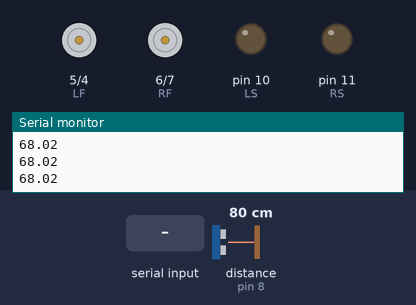
This sketch was run on a simulated Arduino Uno, built with avr-gcc and run on an emulated ATmega328P. Shown: motor-driver pin pairs drawn as motors (green arrow = first pin HIGH = forward, orange = second pin HIGH = backward, longer = more drive), output pins drawn as LEDs (lit = HIGH), the last lines printed to the serial monitor. Wiring (inferred from the names in the program): ultrasonic range finder: trigger pin 9; echo pin 8. The inputs (shaded band) are chosen by the test bench; at power-on: distance to the obstacle (sensor on pin 8) 80 cm. The echo pulse lasts 58.3 µs per cm; pins used as bus, display or sensor lines are not drawn.

Above: at 1.2 s.
1.3 s: "W\n" received over Serial
At 2.2 s:
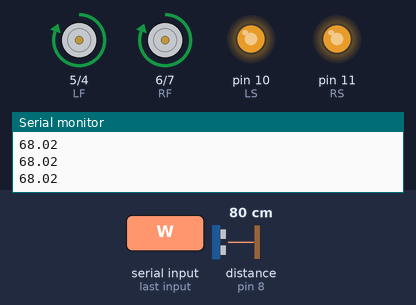
2.8 s: distance to the obstacle (sensor on pin 8) set to 16 cm
4.3 s: distance to the obstacle (sensor on pin 8) set to 13 cm
At 5.4 s:
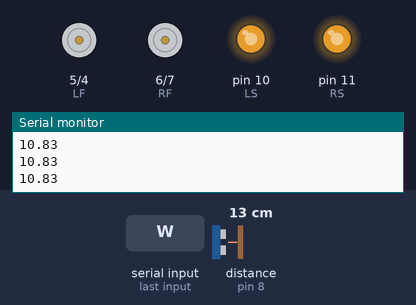
5.8 s: byte 83 ('S') received over Serial
At 7.0 s:
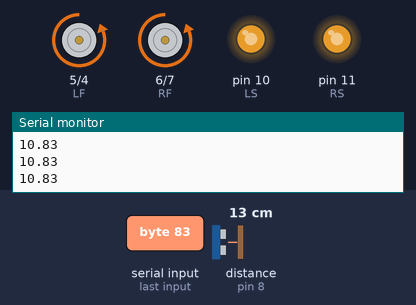
7.3 s: byte 65 ('A') received over Serial
At 8.5 s:
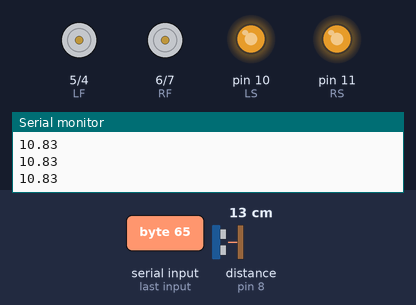
8.8 s: byte 68 ('D') received over Serial
At 9.9 s:
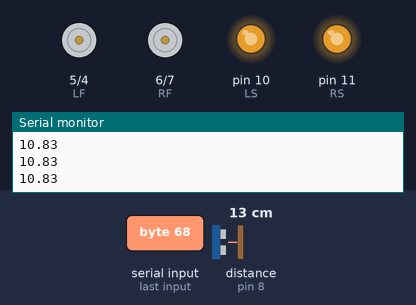
Timing chart, 0 to 11.3 s (numbered marks = the images above; inputs shaded):
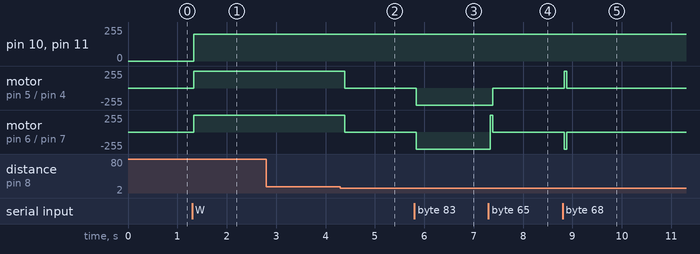

The sketch:

RCC_OD.ino
```cpp
int RS=11; //Right Speed
int LS=10; //Left Speed
int pwm=200;
int RF=6; //Right Forward
int RB=7; //Right Backwards
int LF=5; //Left Forward
int LB=4; //Left Backwards
char data;

int trig=9;
int echo=8;

float t=0;
float d=0;
float threshold=12; //in cm

void distanceMeasure()
{
  digitalWrite(trig, LOW);
  delayMicroseconds(5);
  digitalWrite(trig, HIGH);
  delayMicroseconds(10);
  digitalWrite(trig, LOW);

  t=pulseIn(echo, HIGH);
  d=(t/68.3);

  Serial.print(d);Serial.print('\n');
  delay(50);
}

void setup()
{
  //RCC
  pinMode(RS,OUTPUT);
  pinMode(LS,OUTPUT);
  pinMode(RF,OUTPUT);
  pinMode(RB,OUTPUT);
  pinMode(LF,OUTPUT);
  pinMode(LB,OUTPUT);
  //OD
  pinMode(trig, OUTPUT);
  pinMode(echo, INPUT);

  Serial.begin(9600);
}

void loop()
{
  while(Serial.available())
  {
    data=Serial.read();
    switch(data)
    {
      case 'W': //Forward
      {
        digitalWrite(RF, HIGH);
        digitalWrite(RB, LOW) ;
        digitalWrite(LF, HIGH);
        digitalWrite(LB, LOW);
        analogWrite(RS, pwm);
        analogWrite(LS, pwm);
        break;
      }
      case 'S': //Backwards
      {
        digitalWrite(RF, LOW);
        digitalWrite(RB, HIGH);
        digitalWrite(LF, LOW);
        digitalWrite(LB, HIGH);
        analogWrite(RS, pwm);
        analogWrite(LS, pwm);
        break;
      }
      case 'A': //Left
      {
        digitalWrite(RF, HIGH);
        digitalWrite(RB, LOW);
        digitalWrite(LF, LOW);
        digitalWrite(LB, HIGH);
        analogWrite(RS, pwm);
        analogWrite(LS, pwm);
        break;
      }
      case 'D': //Right
      {
        digitalWrite(RF, LOW);
        digitalWrite(RB, HIGH);
        digitalWrite(LF, HIGH);
        digitalWrite(LB, LOW);
        analogWrite(RS, pwm);
        analogWrite(LS, pwm);
        break;
      }
      case 'K': //Speed Up
      {
        if(pwm<260)
        {
          pwm = pwm+5;
          break;
        }
      }
      case 'L': // Slow Down
      {
        if(pwm>0)
        {
          pwm = pwm-5;
          break;
        }
      }
      case 'O': //Break
      {
        digitalWrite(RF, LOW);
        digitalWrite(RB, LOW);
        digitalWrite(LF, LOW);
        digitalWrite(LB, LOW);
        break;
      }
    }
  }
  distanceMeasure();
  if(d<threshold && data!='S')
  {
    digitalWrite(RF, LOW);
    digitalWrite(RB, LOW);
    digitalWrite(LF, LOW);
    digitalWrite(LB, LOW);
  }
}
```

Measured:
- the behaviour switches between 15 and 14 cm on distance to the obstacle (sensor on pin 8) (found by bisection; images 1 and 2)
- after the input at 1.3 s, pin 10 (LS), pin 11 (RS): 0/255 → 200/255 at once; motor on pin 5 (LF) / pin 4 (LB), motor on pin 6 (RF) / pin 7 (RB): stopped → forward 255/255 at once
- after the input at 4.3 s, motor on pin 5 (LF) / pin 4 (LB), motor on pin 6 (RF) / pin 7 (RB): forward 255/255 → stopped after 0.09 s
- after the input at 5.8 s, motor on pin 5 (LF) / pin 4 (LB), motor on pin 6 (RF) / pin 7 (RB): stopped → backward 255/255 at once
- after the input at 7.3 s, motor on pin 5 (LF) / pin 4 (LB): backward 255/255 → stopped after 0.09 s; motor on pin 6 (RF) / pin 7 (RB): backward 255/255 → stopped at once
- after the input at 8.8 s, motor on pin 5 (LF) / pin 4 (LB): stopped → forward 255/255 at once, → stopped 0.05 s later; motor on pin 6 (RF) / pin 7 (RB): stopped → backward 255/255 at once, → stopped 0.05 s later
